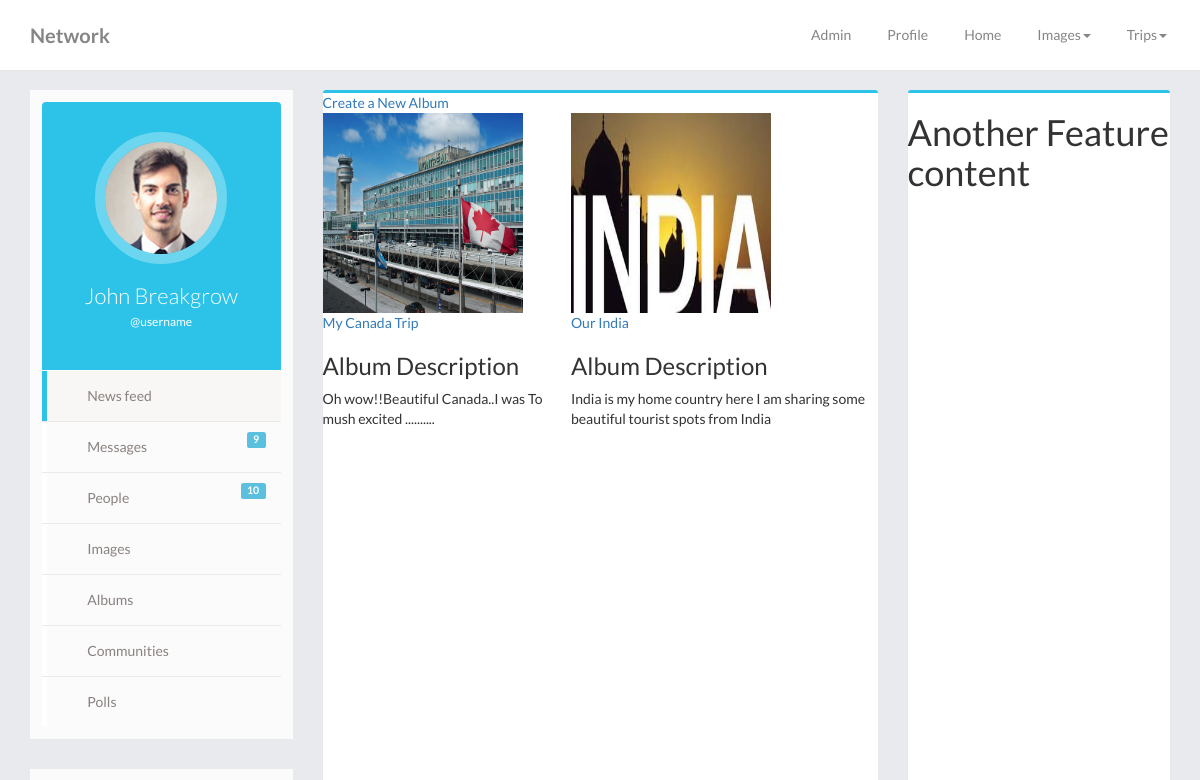
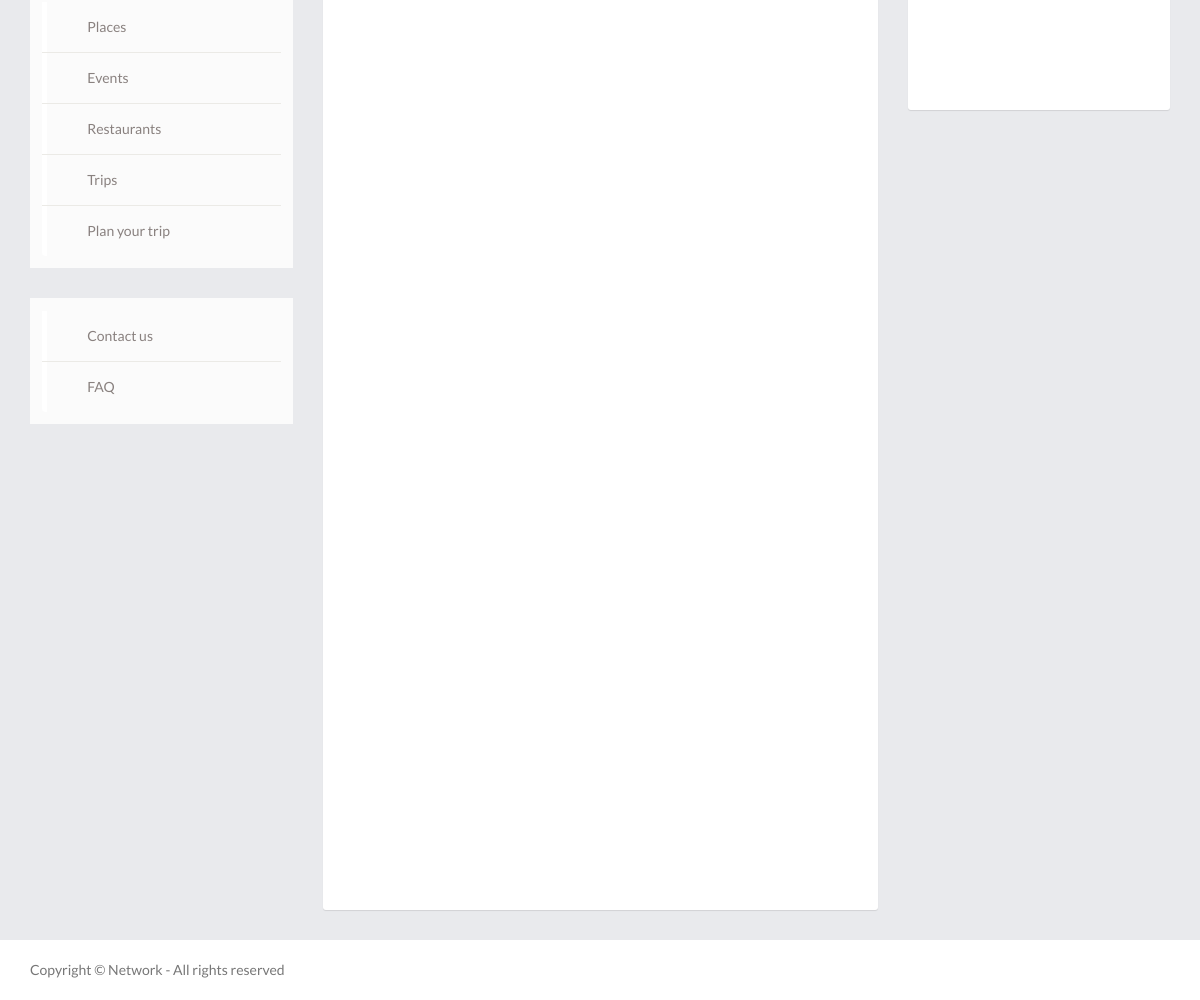
Page /home.php?feature=album&action=view on the committed database (2 pictures, top to bottom).
### tables this page shows
CREATE TABLE `albums1` (
  `id` int(11) NOT NULL,
  `name` varchar(50) NOT NULL,
  `description` varchar(100) NOT NULL,
  `date_created` date NOT NULL,
  `cover_photo` varchar(20) NOT NULL
);

### features/albums/showalbum.php (called while the page is built)
<?php
class showalbum
{
    public function viewalbms()
    {
$db=connect::dbConnect();
$query="SELECT * FROM albums1";
$pdostmt=$db->prepare($query);
$pdostmt->execute();
$albms=$pdostmt->fetchAll(PDO::FETCH_ASSOC);
return $albms;
    }
}

### features/albums/dispalbm.php (the view, shortened to what this page needs)
<?php
require_once "showalbum.php";
$shwalbm=new showalbum();
$results=$shwalbm->viewalbms();
?>
<html>
<head>
    <link rel="stylesheet" type="text/css" href="style.css"/>
</head>
<body>
<a href="home.php?feature=album&action=amadd">Create a New Album</a>
<?php
    echo " <table class='viewalbm'>  <tr>";
    global $results;
    foreach ($results as $pic)
    {
         echo "
            <td><img src='features/albums/album_covers/".$pic['cover_photo']."' width='200px' height='200px'/><br/><a href='home.php?id=".$pic['id']."&amp;feature=album&action=pics'>".$pic['name']."</a><br/>
            <h3>Album Description</h3>".$pic['description']."</td>
         ";
    }
    echo "</tr></table>";
?>
</body>
</html>

### css/timeline.css (style rules this page uses)
html { position: relative; min-height: 100%; }
body { font-family: Lato,"Helvetica Neue",Arial,Verdana,Tahoma,"Lucida Sans",FreeSans,"Lucida Sans Unicode","Luxi Sans",sans-serif; background: #e9eaed; overflow-x:hidden; }
a, a:hover { text-decoration: none; }

### features/albums/style.css (style rules this page uses)
.viewalbm { width:100%; }

### rows in the picture
albums1: cover_photo (picture), name "My Canada Trip", description "Oh wow!!Beautiful Canada..I was To mush excited .........."
albums1: cover_photo (picture), name "Our India", description "India is my home country here I am sharing some beautiful tourist spots from India"
